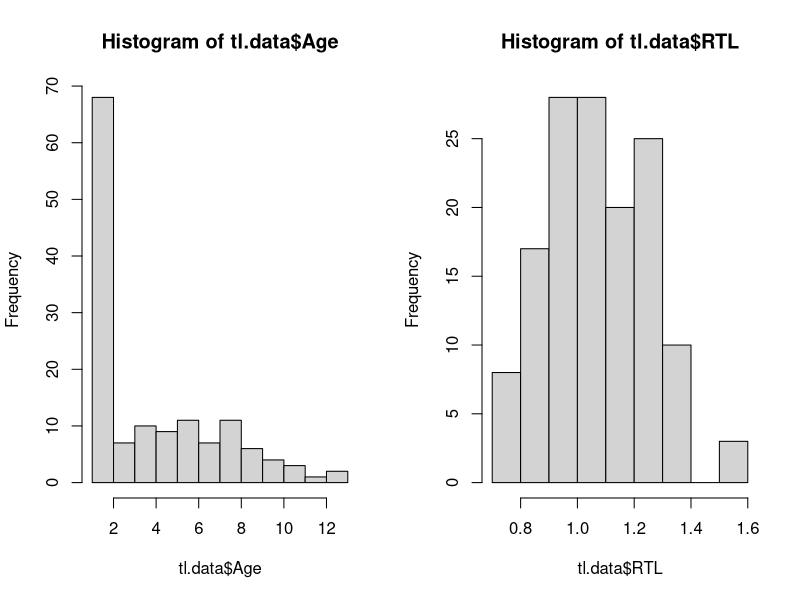
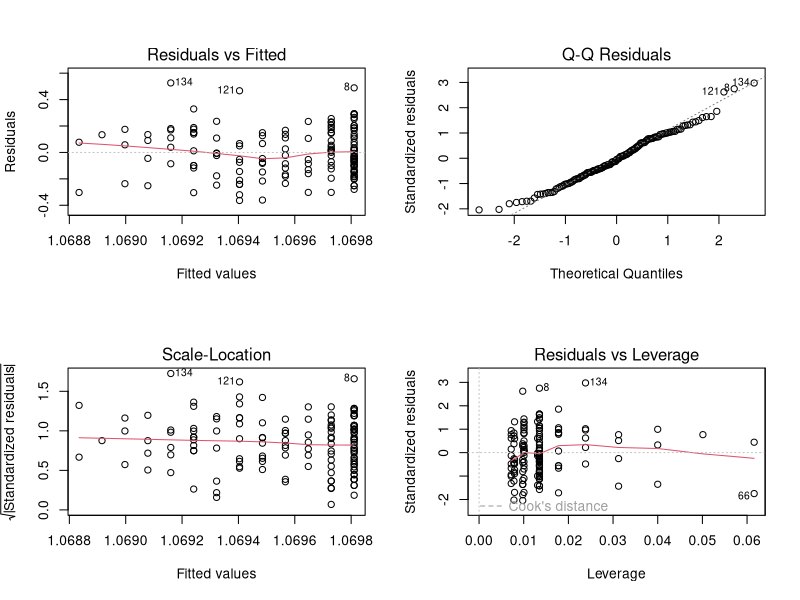
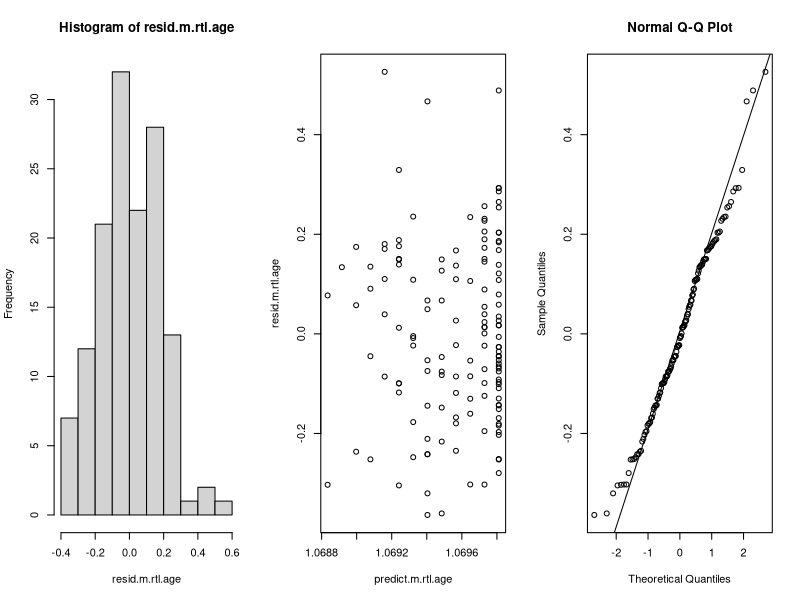
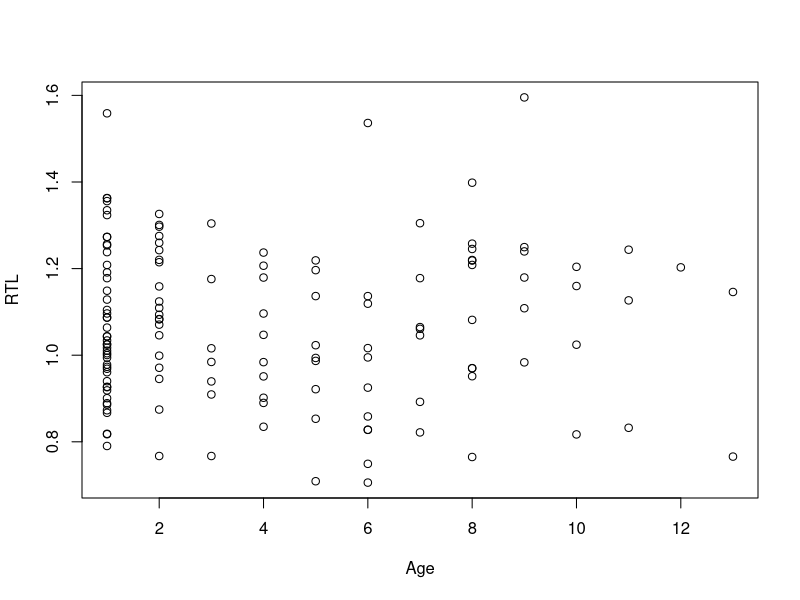
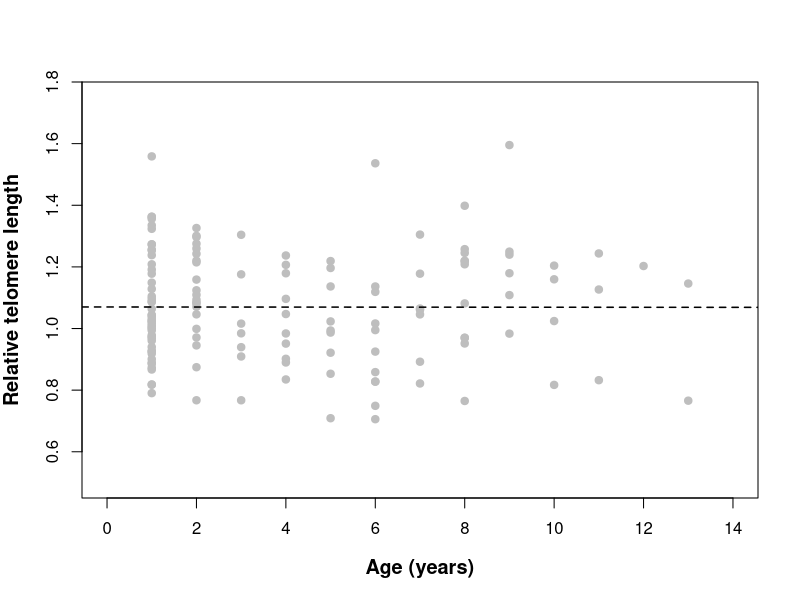
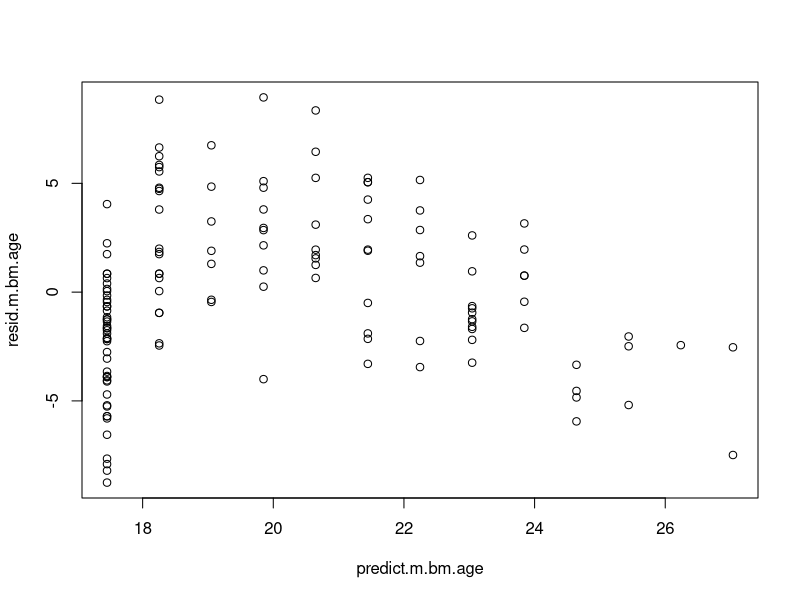
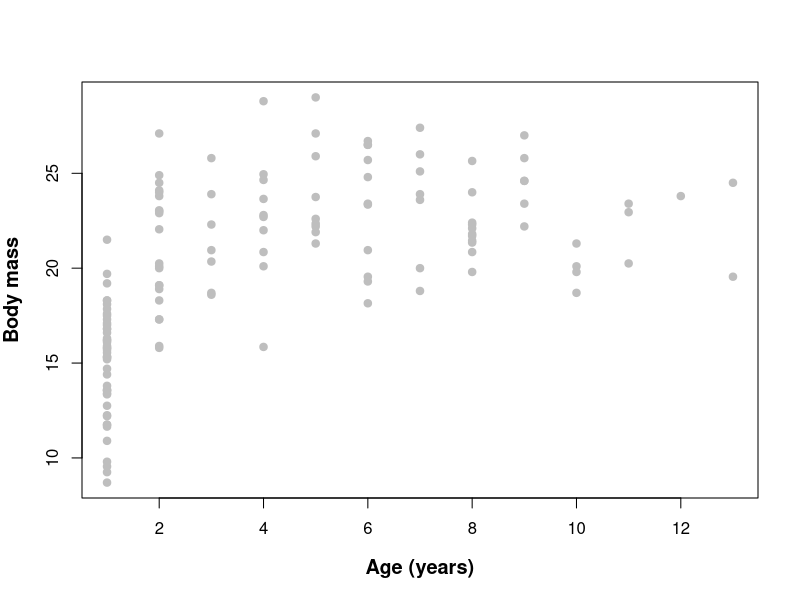
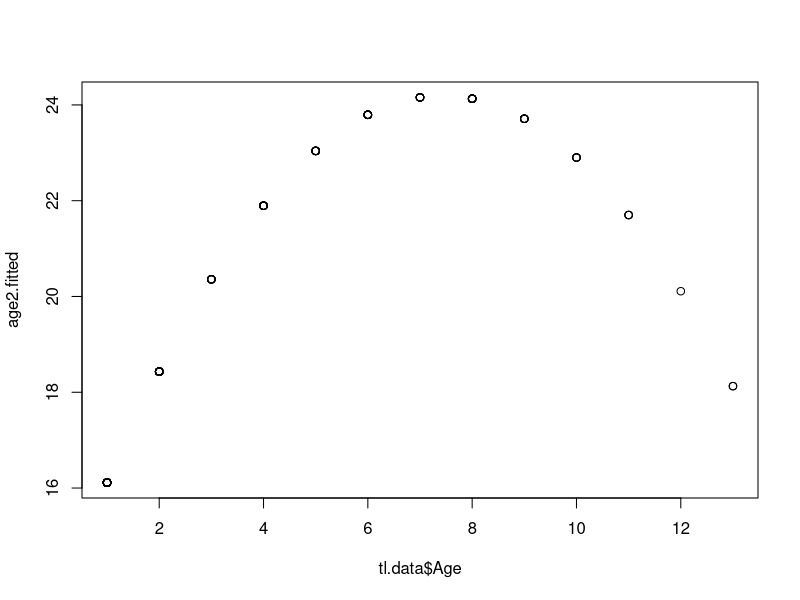

The R script that drew these images, in order:
## ---- chunk 1
getwd()
setwd("/Users/carlaleone/Desktop/Exeter/Practical 3")
tl.data <- read.table("rsbl20170434_si_002.csv", header=TRUE, sep = ",", 
                      stringsAsFactors = FALSE)

head(tl.data)
## ---- chunk 2
table(tl.data$Population)
# males and females per pop
table(tl.data$Sex, tl.data$Population)

#3.1 m and f per age class
table(tl.data$Sex, tl.data$Age, tl.data$Population)


## ---- chunk 3
aggregate(tl.data$BodyMass, by=list(tl.data$Population), mean)
# can use the output for more calcs
mean.bm.age <- aggregate(tl.data$BodyMass, by=list(tl.data$Age), mean)
mean.bm.age
# fix column names
colnames(mean.bm.age) <- c("Age", "MeanBodyMass")
head(mean.bm.age)

# other functions with aggregate()
sd.bm.age <- aggregate(tl.data$BodyMass, by=list(tl.data$Age), sd)
colnames(sd.bm.age) <- c("Age", "SdBodyMass")
head(sd.bm.age)
## ---- chunk 4
mean.bm.age$SdBodyMass <- sd.bm.age$SdBodyMass
head(mean.bm.age)
## ---- chunk 5
summary(tl.data)
#no missing data 
## ---- chunk 6
tl.data$BodyMass2 <- tl.data$BodyMass
tl.data$BodyMass2[sample(nrow(tl.data), 5)] <- NA
summary(tl.data$BodyMass2)

## ---- chunk 7
?sample()
age<- c(1:13)
tl.data$SampleAge<- sample(age, nrow(tl.data), replace = TRUE)
View(tl.data)
sample.age.mean<- aggregate(tl.data$BodyMass, by=list(tl.data$SampleAge), mean)
sample.age.mean
mean.bm.age
## ---- chunk 8
mean(tl.data$BodyMass2[is.na(tl.data$BodyMass2)==FALSE])
# calculating the mean

mean(na.omit(tl.data$BodyMass2))

mean(tl.data$BodyMass2, na.rm = TRUE)


## ---- chunk 9
tl.data$BodyMass2[tl.data$BodyMass2 > 26]
length(tl.data$BodyMass2[tl.data$BodyMass2 > 26])
# need to remove NAs
length(tl.data$BodyMass2[is.na(tl.data$BodyMass2)==FALSE & tl.data$BodyMass2 > 26])
# can also use NA omit again
length(tl.data$BodyMass2[na.omit(tl.data$BodyMass2) > 26])


## ---- chunk 10
par(mfrow=c(1,2))
hist(tl.data$Age)
hist(tl.data$RTL)
## ---- chunk 11
lm(RTL ~ Age, data = tl.data)
summary(lm(RTL ~ Age, data = tl.data))

# next using an anova to see if the slope is significantly different from 0:
anova(lm(RTL ~ Age, data = tl.data))

## ---- chunk 12
m.rtl.age <- lm(RTL ~ Age, data = tl.data)
par(mfrow=c(2,2))
plot(m.rtl.age)
## ---- chunk 13
resid.m.rtl.age <- resid(m.rtl.age)
predict.m.rtl.age <- predict(m.rtl.age)
#use these values to plot a histogram of the residuals, which creates the QQ Plot
par(mfrow=c(1,3))
hist(resid.m.rtl.age)
plot(resid.m.rtl.age ~ predict.m.rtl.age)
qqnorm(resid.m.rtl.age)
qqline(resid.m.rtl.age)
## ---- chunk 14
par(mfrow=c(1,1))
plot(RTL ~ Age, data=tl.data)
plot(RTL ~ Age, data=tl.data, cex.lab=1.2, col="grey", font.lab=2, pch=19, 
     xlim=c(0,14), ylim=c(0.5, 1.75), xlab="Age (years)", ylab="Relative telomere length")
abline(m.rtl.age, lty=2, lwd=1.5)
## ---- chunk 15
m.bm.age <- lm(BodyMass ~ Age, data=tl.data)
summary(m.bm.age)
## ---- chunk 16
resid.m.bm.age <- resid(m.bm.age)
predict.m.bm.age <- predict(m.bm.age)
plot(resid.m.bm.age ~ predict.m.bm.age)
## ---- chunk 17
m.bm.age.2 <- lm(BodyMass ~ Age + I(Age^2), data=tl.data)
summary(m.bm.age.2)
#Note that to fit Age^2, we need to write I(Age^2).
#We should never rely solely on the output our linear model, but always visualise the relationship as well:
plot(BodyMass ~ Age, data=tl.data, cex.lab=1.2, col="grey", font.lab=2, pch=19, 
     xlab="Age (years)", ylab="Body mass")
## ---- chunk 18
age2.fitted <- predict(m.bm.age.2)
plot(age2.fitted ~ tl.data$Age)
# but to add to the initial plot...
plot(BodyMass ~ Age, data=tl.data, cex.lab=1.2, col="grey", font.lab=2, pch=19, 
     xlab="Age (years)", ylab="Body mass")
lines(age2.fitted ~ tl.data$Age)

# need to avoid all points being connected.So need to sort the x variable and the y (fitted) variable by the x variable. use sort() and order() functions.
plot(BodyMass ~ Age, data=tl.data, cex.lab=1.2, col="grey", font.lab=2, pch=19, 
     xlab="Age (years)", ylab="Body mass")
lines(age2.fitted[order(tl.data$Age)] ~ sort(tl.data$Age))
## ---- chunk 19
m.bm.age.factor <- lm(BodyMass ~ as.factor(Age), data = tl.data)
summary(m.bm.age.factor)
## ---- chunk 20
anova(m.bm.age.factor)

## ---- chunk 21
?ifelse()
class(tl.data$Age)
tl.data$Age<- as.numeric(tl.data$Age)
tl.data$age.class<- ifelse(tl.data$Age > 1,2,1)
tl.data$age.class<- as.factor(tl.data$age.class)
View(tl.data)

age.class.lm<- aov(BodyMass~age.class, data=tl.data)
summary(age.class.lm)
## ---- chunk 22
m.bm.pop <- lm(BodyMass ~ Population, data=tl.data)
summary(m.bm.pop)
anova(m.bm.pop)
aggregate(tl.data$BodyMass, by=list(tl.data$Population), mean)
## ---- chunk 23
m.bm.full <- lm(BodyMass ~ Age + I(Age^2) + Population + Sex, data=tl.data)
summary(m.bm.full)
?predict
new_data <- data.frame(Age = 5, Population = "TF", Sex = "M")
predict.lm(m.bm.full, newdata = new_data)
## ---- chunk 24
anova(m.bm.full)
## ---- chunk 25
m.bm.full.2 <- lm(BodyMass ~ Population + I(Age^2) + Sex + Age, data=tl.data)
anova(m.bm.full.2)
## ---- chunk 26
m.bm.no.pop <- lm(BodyMass ~ Age + I(Age^2) + Sex, data=tl.data)

anova(m.bm.no.pop, m.bm.full)

## ---- chunk 27
m.bm.interaction<- lm(BodyMass~ Age*Population + Age*Sex + Sex*Population, data = tl.data)
summary(m.bm.interaction)
